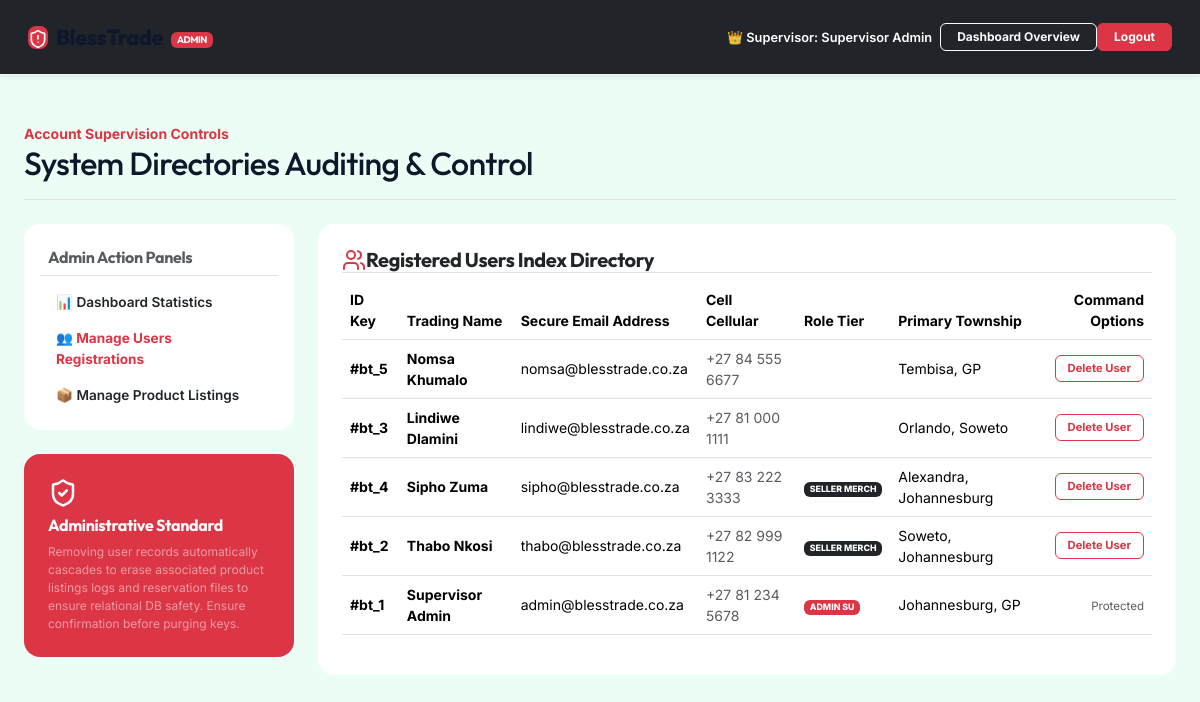
The page /admin/users.php (signed in) on the database its author committed.
### tables this page shows
CREATE TABLE IF NOT EXISTS `users` (
  `id` int(11) NOT NULL AUTO_INCREMENT,
  `fullname` varchar(100) NOT NULL,
  `email` varchar(100) NOT NULL UNIQUE,
  `password` varchar(255) NOT NULL,
  `phone` varchar(30) DEFAULT NULL,
  `location` varchar(100) NOT NULL,
  `role` enum('buyer','seller','admin') NOT NULL DEFAULT 'buyer',
  `created_at` timestamp NOT NULL DEFAULT CURRENT_TIMESTAMP,
  PRIMARY KEY (`id`)
);

### admin/users.php (the view, shortened to what this page needs)
<?php
require_once '../includes/config.php';
$query = "SELECT * FROM users ORDER BY role ASC, id DESC";
$result = mysqli_query($conn, $query);
?>
<!DOCTYPE html>
<html lang="en">
<head>
    <link href="https://cdn.jsdelivr.net/npm/bootstrap@5.3.2/dist/css/bootstrap.min.css" rel="stylesheet">
    <link href="../assets/css/style.css" rel="stylesheet">
</head>
<body style="background-color:#ecfdf5;">
<nav class="navbar navbar-expand-lg navbar-dark bg-dark sticky-top shadow-sm py-3 px-3">
    <div class="container-fluid">
        <a class="navbar-brand d-flex align-items-center gap-2 text-white" href="index.php">
            <div class="bg-danger p-1.5 rounded-3" style="color:white; line-height:1;">
                <i data-lucide="shield-alert" style="width:20px; height:20px;"></i>
            </div>
            <span>BlessTrade <span class="badge bg-danger text-xs ms-1" style="font-size:0.6rem; vertical-align:middle;">ADMIN</span></span>
        </a>
        <div class="d-flex align-items-center gap-2.5">
            <span class="text-white text-xs fw-semibold me-2 d-none d-md-inline" style="font-size:0.8rem;">
                👑 Supervisor: <?php echo htmlspecialchars($_SESSION['user_fullname']); ?>
            </span>
            <a href="index.php" class="btn btn-outline-light btn-sm fw-bold px-3 py-1.5 rounded-2" style="font-size:0.75rem;">
                Dashboard Overview
            </a>
            <a href="../logout.php" class="btn btn-danger btn-sm fw-bold px-3 py-1.5 rounded-2" style="font-size:0.75rem;">
                Logout
            </a>
        </div>
    </div>
</nav>
<div class="container-fluid max-width-7xl px-4 py-5 text-start font-sans">
    <div class="border-bottom pb-3 mb-4">
        <span class="text-xs text-danger uppercase fw-bold font-mono tracking-wider">Account Supervision Controls</span>
        <h1 class="h2 fw-extrabold text-slate-900 font-display mb-0">System Directories Auditing & Control</h1>
    </div>
    <div class="row g-4">
        <div class="col-lg-3">
            <div class="card border-0 rounded-4 shadow-xs p-3 mb-4">
                <h6 class="text-xs uppercase fw-bold tracking-widest text-muted p-2 border-bottom">Admin Action Panels</h6>
                <div class="list-group list-group-flush" style="font-size: 0.85rem;">
                    <a href="index.php" class="list-group-item list-group-item-action border-0 py-2.5 fw-semibold text-slate-700">
                        📊 Dashboard Statistics
                    </a>
                    <a href="users.php" class="list-group-item list-group-item-action border-0 py-2.5 fw-bold text-danger">
                        👥 Manage Users Registrations
                    </a>
                    <a href="products.php" class="list-group-item list-group-item-action border-0 py-2.5 fw-semibold text-slate-700">
                        📦 Manage Product Listings
                    </a>
                </div>
            </div>
            <div class="card border-0 rounded-4 bg-danger text-white p-4">
                <i data-lucide="shield-check" class="text-white mb-2" style="width:30px; height:30px;"></i>
                <h6 class="fw-bold font-display">Administrative Standard</h6>
                <p class="mb-0 text-white-50 leading-relaxed font-sans" style="font-size:0.75rem;">
                    Removing user records automatically cascades to erase associated product listings logs and reservation files to ensure relational DB safety. Ensure confirmation before purging keys.
                </p>
            </div>
        </div>
        <div class="col-lg-9">
            <div class="card border-0 shadow-xs rounded-4 p-4">
                <h5 class="fw-bold text-slate-900 border-bottom pb-2.5 mb-3.5 font-display d-flex align-items-center gap-1.5">
                    <i data-lucide="users" class="text-danger"></i> Registered Users Index Directory
                </h5>
                <div class="table-responsive text-sm">
                    <table class="table align-middle">
                        <thead>
                            <tr class="text-xs text-muted font-display uppercase tracking-wider">
                                <th>ID Key</th>
                                <th>Trading Name</th>
                                <th>Secure Email Address</th>
                                <th>Cell Cellular</th>
                                <th>Role Tier</th>
                                <th>Primary Township</th>
                                <th class="text-end">Command Options</th>
                            </tr>
                        </thead>
                        <tbody>
                            <?php if ($result && mysqli_num_rows($result) > 0): ?>
                                <?php while ($user = mysqli_fetch_assoc($result)): ?>
                                    <tr>
                                        <td class="font-mono fw-bold">#bt_<?php echo $user['id']; ?></td>
                                        <td><b><?php echo htmlspecialchars($user['fullname']); ?></b></td>
                                        <td><?php echo htmlspecialchars($user['email']); ?></td>
                                        <td class="font-mono text-muted"><?php echo htmlspecialchars($user['phone'] ?: '+27 81 000 0000'); ?></td>
                                        <td>
                                            <?php if ($user['role'] === 'admin'): ?>
                                                <span class="badge bg-danger text-white uppercase text-center" style="font-size:0.55rem; font-weight:800;">ADMIN SU</span>
                                            <?php elseif ($user['role'] === 'seller'): ?>
                                                <span class="badge bg-dark text-white uppercase text-center" style="font-size:0.55rem; font-weight:800;">SELLER MERCH</span>
                                            <?php else: ?>
                                                <span class="badge bg-emerald-100 text-emerald-800 uppercase text-center" style="font-size:0.55rem; font-weight:800;">BUYER TRAD</span>
                                            <?php endif; ?>
                                        </td>
                                        <td><?php echo htmlspecialchars($user['location']); ?></td>
                                        <td class="text-end">
                                            <?php if ($user['role'] !== 'admin'): ?>
                                                <a href="users.php?action=delete&id=<?php echo $user['id']; ?>" class="btn btn-outline-danger btn-xs py-1 px-2.5 rounded-2 font-display text-xs fw-bold" style="font-size: 0.7rem;" onclick="return confirm('Permanently purge this user account? This cascadingly clears all listings.');">
                                                    Delete User
                                                </a>
                                            <?php else: ?>
                                                <span class="text-muted text-xs font-mono" style="font-size: 0.72rem;">Protected</span>
                                            <?php endif; ?>
                                        </td>
                                    </tr>
                                <?php endwhile; ?>
                            <?php else: ?>
                                <tr>
                                    <td colspan="7" class="text-center py-5 text-muted">No system user accounts registered.</td>
                                </tr>
                            <?php endif; ?>
                        </tbody>
                    </table>
                </div>
            </div>
        </div>
    </div>
</div>
</body>
</html>

### assets/css/style.css (style rules this page uses)
:root { --primary-color: #059669; --primary-hover: #047857; --primary-light: #ecfdf5; --secondary-color: #0f172a; --accent-color: #f59e0b; --accent-light: #fef3c7; --bg-color: #f0fdf4; --text-dark: #0f172a; --text-muted: #64748b; --border-light: #f1f5f9; --font-sans: 'Inter', system-ui, -apple-system, BlinkMacSystemFont, "Segoe UI", Roboto, sans-serif; --font-display: 'Outfit', 'Inter', sans-serif; --font-mono: 'JetBrains Mono', monospace; }
body { background-color: var(--bg-color); color: var(--text-dark); font-family: var(--font-sans); font-size: 14px; -webkit-font-smoothing: antialiased; }
h1, h2, h3, h4, h5, h6, .navbar-brand { font-family: var(--font-display); font-weight: 700; letter-spacing: -0.02em; }
.navbar { background-color: #ffffff; border-bottom: 1px solid var(--border-light); padding: 1rem 1.5rem; }
.navbar-brand { font-size: 1.35rem; font-weight: 800; color: var(--secondary-color) !important; }

### rows shown on the page
users: id "5", fullname "Nomsa Khumalo", email "nomsa@blesstrade.co.za", phone "+27 84 555 6677", location "Tembisa, GP"
users: id "3", fullname "Lindiwe Dlamini", email "lindiwe@blesstrade.co.za", phone "+27 81 000 1111", location "Orlando, Soweto"
users: id "4", fullname "Sipho Zuma", email "sipho@blesstrade.co.za", phone "+27 83 222 3333", role "SELLER MERCH", location "Alexandra, Johannesburg"
users: id "2", fullname "Thabo Nkosi", email "thabo@blesstrade.co.za", phone "+27 82 999 1122", role "SELLER MERCH", location "Soweto, Johannesburg"
users: id "1", fullname "Supervisor Admin", email "admin@blesstrade.co.za", phone "+27 81 234 5678", role "ADMIN SU", location "Johannesburg, GP"

### other values the page prints
$_SESSION['user_fullname'] "Supervisor Admin"
